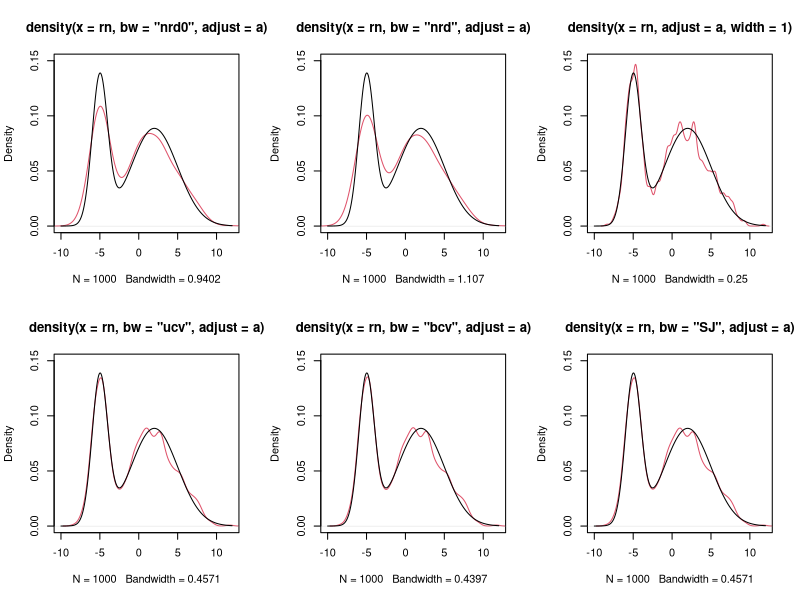
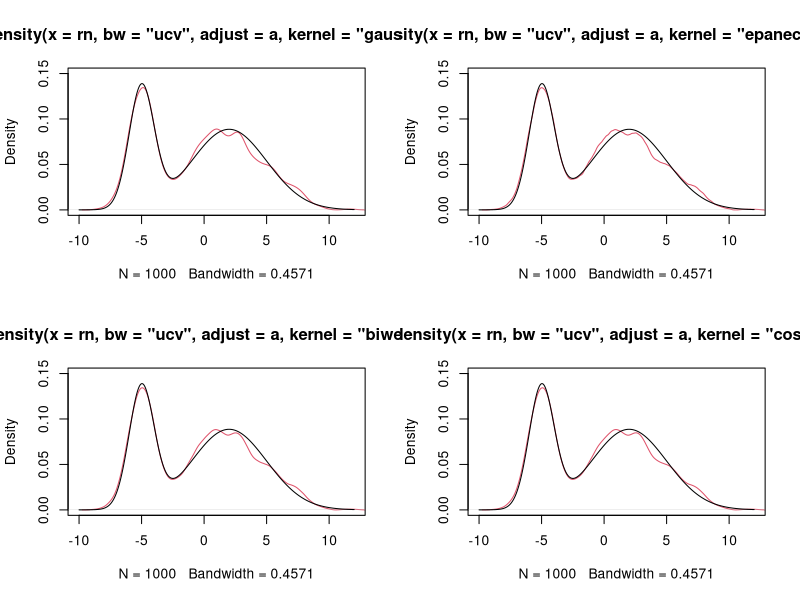

R code for these plots, in order:
rm = ls();


set.seed(18012021);

# set.seed(24012021);

n = 1000 ;
x <- seq(-10, 12, 0.01); 
y <- 1/3 * dnorm(x, mean=-5, sd=1) + 2/3 * dnorm(x, mean=2, sd=3);
u = runif(n);
b = (u < 1/3);
rn = b * rnorm(n, mean=-5, sd=1) + (1 - b) * rnorm(n, mean=2, sd=3);

a = 1;

par(mfrow = c(2,3));
dens = density(x=rn, bw="nrd0", adjust=a)
plot(dens, col=2,
     xlim=c(-10, 12), ylim=c(0, 0.15));
lines(x, y);

dens = density(x=rn, bw="nrd", adjust=a)
plot(dens, col=2,
     xlim=c(-10, 12), ylim=c(0, 0.15));
lines(x, y);

dens = density(x=rn, width=1, adjust=a)
plot(dens, col=2,
     xlim=c(-10, 12), ylim=c(0, 0.15));
lines(x, y);

dens = density(x=rn, bw="ucv", adjust=a)
plot(dens, col=2,
     xlim=c(-10, 12), ylim=c(0, 0.15));
lines(x, y);

dens = density(x=rn, bw="bcv", adjust=a)
plot(dens, col=2,
     xlim=c(-10, 12), ylim=c(0, 0.15));
lines(x, y);

dens = density(x=rn, bw="SJ", adjust=a)
plot(dens, col=2,
     xlim=c(-10, 12), ylim=c(0, 0.15));
lines(x, y);



a = 1;

par(mfrow = c(2,2));
dens = density(x=rn, bw="ucv", kernel="gaussian", adjust=a)
plot(dens, col=2,
     xlim=c(-10, 12), ylim=c(0, 0.15));
lines(x, y);

dens = density(x=rn, bw="ucv", kernel="epanechnikov", adjust=a)
plot(dens, col=2,
     xlim=c(-10, 12), ylim=c(0, 0.15));
lines(x, y);

dens = density(x=rn, bw="ucv", kernel="biweight", adjust=a)
plot(dens, col=2,
     xlim=c(-10, 12), ylim=c(0, 0.15));
lines(x, y);

dens = density(x=rn, bw="ucv", kernel="cosine", adjust=a)
plot(dens, col=2,
     xlim=c(-10, 12), ylim=c(0, 0.15));
lines(x, y);
